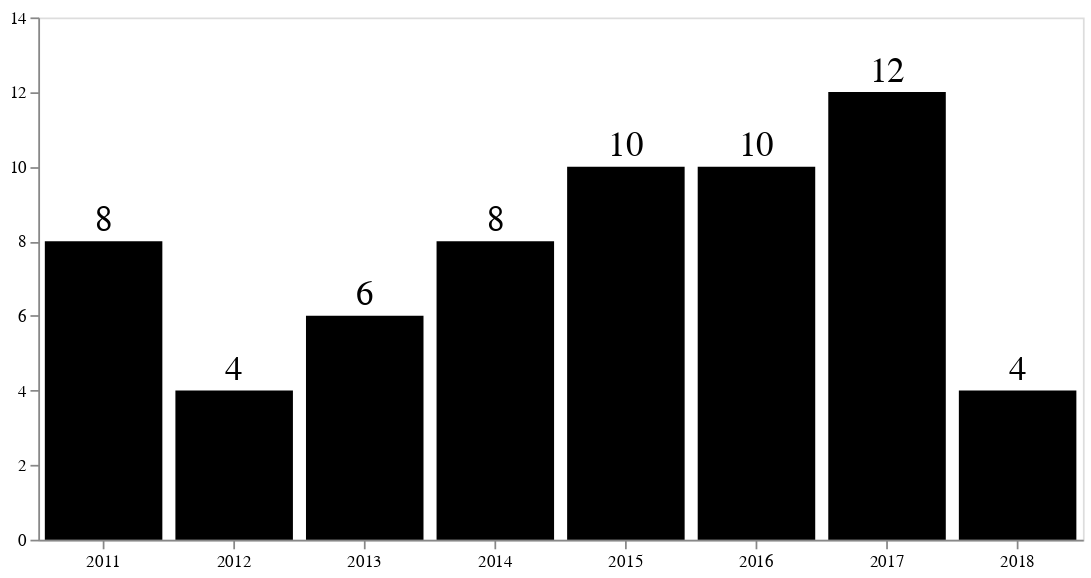

The code cell stored with this chart in its notebook:
### Markdown cell above
### The pace of sales

### Code cell
bars = alt.Chart(pwest).mark_bar(color="black").encode(
    x=alt.X("date:O", timeUnit="year", axis=alt.Axis(labelAngle=0, title="")),
    y=alt.Y("count()", scale=alt.Scale(domain=(0, 14)), axis=alt.Axis(title="", grid=False))
).properties(width=600)

text = bars.mark_text(
    align='center',
    baseline='middle',
    dy=-12,
    size=20
).encode(
    text='count()'
)

chart = bars + text

chart.configure_view(
    strokeOpacity=0
).save('assets/sales-by-year.svg')

chart
